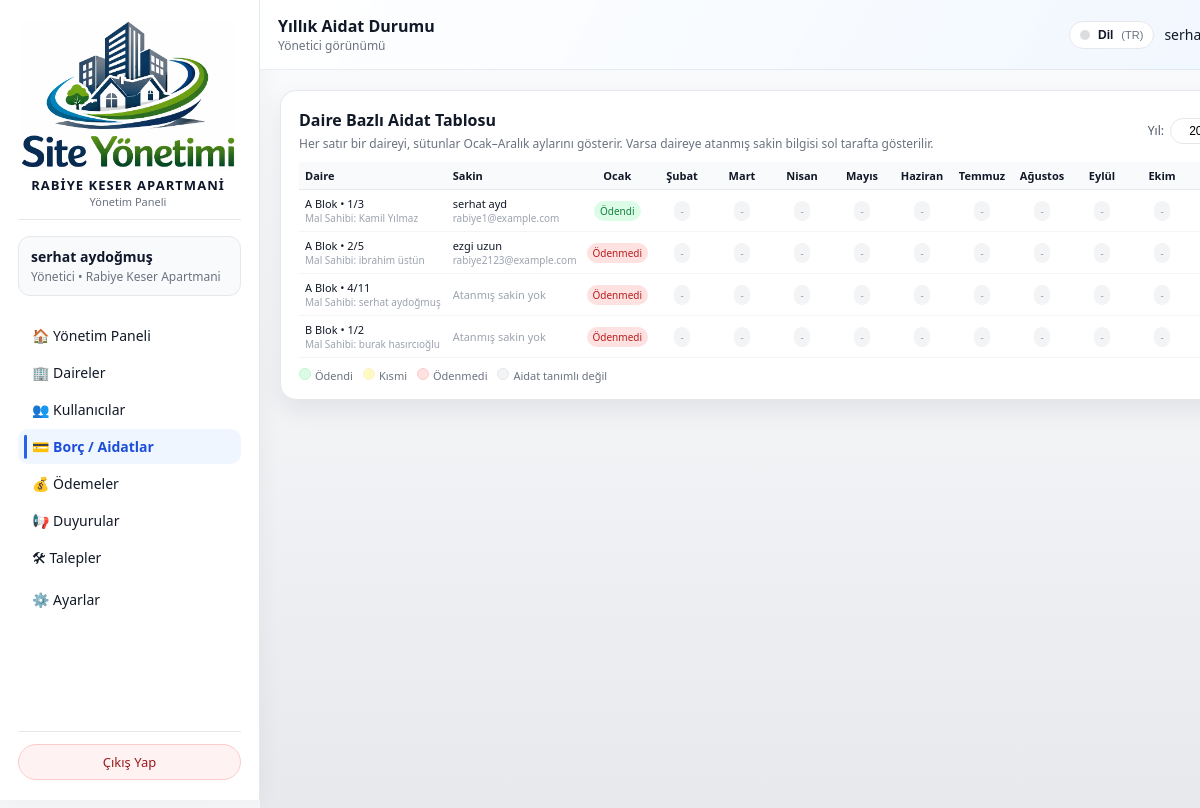
/admin/dues-summary (signed in), run on an earlier commit of the app's database.
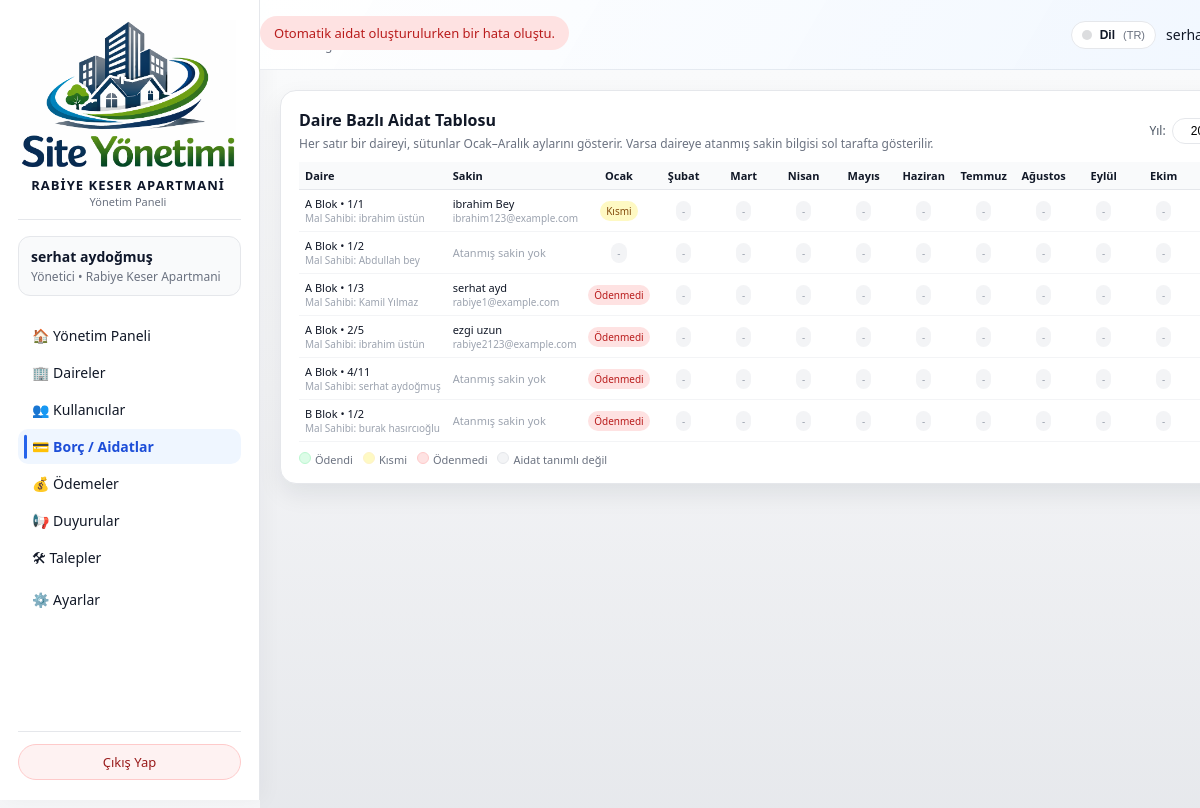
And on a later commit of the database.
### models/apartment_model.py (models this page shows, shortened)
class Apartment(db.Model):
    __tablename__ = "apartments"
    id = db.Column(db.Integer, primary_key=True)
    site_id = db.Column(db.Integer, db.ForeignKey("sites.id"), nullable=False)
    block = db.Column(db.String(50), nullable=False)
    floor = db.Column(db.String(20), nullable=False)
    number = db.Column(db.String(20), nullable=False)
    area_m2 = db.Column(db.Float, nullable=True)
    owner_name = db.Column(db.String(120))
    owner_phone = db.Column(db.String(32))
    notes = db.Column(db.Text)
    users = db.relationship("User", backref="apartment", lazy="dynamic")
    bills = db.relationship("Bill", backref="apartment", lazy="dynamic")
    payments = db.relationship("Payment", backref="apartment", lazy="dynamic")
    tickets = db.relationship("Ticket", backref="apartment", lazy="dynamic")

### models/user_model.py (models this page shows, shortened)
class User(db.Model):
    __tablename__ = "users"
    id = db.Column(db.Integer, primary_key=True)
    name = db.Column(db.String(120), nullable=False)
    email = db.Column(db.String(120), unique=True, nullable=False, index=True)
    phone = db.Column(db.String(32), nullable=True)
    password_hash = db.Column(db.String(255), nullable=False)
    role = db.Column(db.String(20), nullable=False, default="resident")
    site_id = db.Column(db.Integer, db.ForeignKey("sites.id"), nullable=True)
    apartment_id = db.Column(
        db.Integer,
        db.ForeignKey("apartments.id"),
        nullable=True,
    )
    is_active = db.Column(db.Boolean, default=True, nullable=False)

### routes/admin_routes.py (the view)
@admin_bp.route("/dues-summary", methods=["GET"])
@admin_required
def dues_summary():
    now = datetime.utcnow()
    current_year = now.year
    current_month = now.month
    year = request.args.get("year", type=int) or current_year
    months = [
        (1, "Ocak"),
        (2, "Şubat"),
        (3, "Mart"),
        (4, "Nisan"),
        (5, "Mayıs"),
        (6, "Haziran"),
        (7, "Temmuz"),
        (8, "Ağustos"),
        (9, "Eylül"),
        (10, "Ekim"),
        (11, "Kasım"),
        (12, "Aralık"),
    ]
    month_labels = dict(months)
    apartments = []
    try:
        apartments = (
            Apartment.query
            .order_by(
                Apartment.block.asc(),
                Apartment.floor.asc(),
                Apartment.number.asc(),
            )
            .all()
        )
    except SQLAlchemyError as exc:
        current_app.logger.exception("Aidat durumu için daire listesi alınamadı: %s", exc)
        flash("Daire listesi alınırken bir hata oluştu.", "error")
        apartments = []
    if year == current_year and apartments:
        try:
            active_apartment_ids = {apt.id for apt in apartments if apt.id is not None}
            month_start = date(year, current_month, 1)
            if current_month == 12:
                month_end = date(year + 1, 1, 1)
            else:
                month_end = date(year, current_month + 1, 1)
            existing_bills = (
                Bill.query.filter(
                    Bill.apartment_id.in_(active_apartment_ids),
                    Bill.due_date >= month_start,
                    Bill.due_date < month_end,
                )
                .all()
            )
            apartments_with_bill = {
                b.apartment_id for b in existing_bills if b.apartment_id is not None
            }
            for apt_id in active_apartment_ids:
                if apt_id in apartments_with_bill:
                    continue
                desc = f"{year} {month_labels.get(current_month, str(current_month))} aidatı"
                auto_bill = Bill(
                    apartment_id=apt_id,
                    description=desc,
                    amount=get_default_monthly_dues_amount(),
                    status="open",
                    type="aidat",
                    due_date=month_start,
                    created_at=datetime.utcnow(),
                )
                db.session.add(auto_bill)
            db.session.commit()
        except SQLAlchemyError as exc:
            db.session.rollback()
            current_app.logger.exception("Otomatik aylık aidat oluşturulamadı: %s", exc)
            flash("Otomatik aidat oluşturulurken bir hata oluştu.", "error")
    start_date = date(year, 1, 1)
    end_date = date(year + 1, 1, 1)
    bills = []
    payments = []
    bill_totals = defaultdict(Decimal)
    bill_key_by_id = {}
    try:
        bills = (
            Bill.query
            .filter(
                Bill.due_date >= start_date,
                Bill.due_date < end_date,
            )
            .all()
        )
        for b in bills:
            if not b.apartment_id or not b.due_date:
                continue
            key = (b.apartment_id, b.due_date.month)
            bill_totals[key] += Decimal(b.amount or 0)
            bill_key_by_id[b.id] = key
        if bill_key_by_id:
            payments = (
                Payment.query
                .filter(Payment.bill_id.in_(bill_key_by_id.keys()))
                .all()
            )
        else:
            payments = []
        paid_totals = defaultdict(Decimal)
        for p in payments:
            if not p.bill_id:
                continue
            key = bill_key_by_id.get(p.bill_id)
            if not key:
                continue
            paid_totals[key] += Decimal(p.amount or 0)
        status_map = {}
        for key, total_bill in bill_totals.items():
            total_paid = paid_totals.get(key, Decimal("0"))
            if total_bill <= 0:
                continue
            if total_paid >= total_bill:
                status_map[key] = "paid"
            elif total_paid > 0:
                status_map[key] = "partial"
            else:
                status_map[key] = "open"
    except SQLAlchemyError as exc:
        current_app.logger.exception("Aidat durumu hesaplanamadı: %s", exc)
        flash("Aidat durumu hesaplanırken bir hata oluştu.", "error")
        status_map = {}
        bill_totals = {}
    resident_by_apartment = {}
    try:
        residents = (
            User.query
            .filter(
                User.role == "resident",
                User.is_active == True,  # noqa: E712
                User.apartment_id.isnot(None),
            )
            .order_by(User.name.asc())
            .all()
        )
        for u in residents:
            if u.apartment_id not in resident_by_apartment:
                resident_by_apartment[u.apartment_id] = u
    except SQLAlchemyError as exc:
        current_app.logger.exception("Sakin listesi alınamadı: %s", exc)
        flash("Sakin listesi alınırken bir hata oluştu.", "error")
        resident_by_apartment = {}
    rows = []
    for apt in apartments:
        monthly_status = {}
        for m_num, _m_label in months:
            key = (apt.id, m_num)
            if key in status_map:
                monthly_status[m_num] = status_map[key]
            else:
                monthly_status[m_num] = None  # O ay için borç yok
        resident = resident_by_apartment.get(apt.id)
        rows.append(
            {
                "apartment": apt,
                "resident": resident,
                "monthly": monthly_status,
            }
        )
    return render_template(
        "admin/aidat_durumu.html",
        year=year,
        current_year=current_year,
        months=months,
        rows=rows,
    )

### routes/admin_routes.py (called while the page is built)
def admin_required(view_func):
    @wraps(view_func)
    def wrapped_view(*args, **kwargs):
        user_id = session.get("user_id")
        role = session.get("user_role")
        if not user_id:
            flash("Devam etmek için lütfen giriş yapın.", "info")
            return redirect(url_for("auth.login"))
        if role not in ("admin", "super_admin"):
            flash("Bu alana sadece yönetici kullanıcılar erişebilir.", "error")
            return redirect(url_for("index"))
        return view_func(*args, **kwargs)
    return wrapped_view

@admin_bp.app_context_processor
def inject_site_name():
    name = session.get("site_name")
    if not name:
        name = get_site_display_name()  # DB'den oku (SystemSetting)
        session["site_name"] = name
    return {"current_site_name": name}

@admin_bp.app_context_processor
def inject_site_name():
    name = session.get("site_name")
    if not name:
        name = get_site_display_name()  # DB'den oku (SystemSetting)
        session["site_name"] = name
    return {"current_site_name": name}

### templates/admin/aidat_durumu.html (shortened to what the changed rows need)
{% extends "base.html" %}
{% set LANG = session.get('lang','tr') %}
{% macro tp(k) -%}
  {{ I18N_PAGE.get(LANG, I18N_PAGE['tr']).get(k, I18N_PAGE['tr'].get(k, k)) }}
{%- endmacro %}
{% set MONTHS = {
  'tr': {1:"Ocak",2:"Şubat",3:"Mart",4:"Nisan",5:"Mayıs",6:"Haziran",7:"Temmuz",8:"Ağustos",9:"Eylül",10:"Ekim",11:"Kasım",12:"Aralık"},
  'en': {1:"January",2:"February",3:"March",4:"April",5:"May",6:"June",7:"July",8:"August",9:"September",10:"October",11:"November",12:"December"},
  'me': {1:"Januar",2:"Februar",3:"Mart",4:"April",5:"Maj",6:"Jun",7:"Jul",8:"Avgust",9:"Septembar",10:"Oktobar",11:"Novembar",12:"Decembar"},
  'ru': {1:"Январь",2:"Февраль",3:"Март",4:"Апрель",5:"Май",6:"Июнь",7:"Июль",8:"Август",9:"Сентябрь",10:"Октябрь",11:"Ноябрь",12:"Декабрь"}
} %}
{% block topbar_title %}{{ tp('topbar_title') }}{% endblock %}
{% block content %}
<div class="card" style="overflow-x:auto;">
  <div style="display:flex; justify-content:space-between; align-items:center; gap:8px; margin-bottom:10px; flex-wrap:wrap;">
    <div>
      <h2 style="font-size:16px; margin:0 0 4px;">{{ tp('table_title') }}</h2>
      <p style="font-size:12px; color:#6b7280; margin:0;">
        {{ tp('table_desc') }}
      </p>
    </div>
    <form method="get" style="display:flex; gap:6px; align-items:center;">
      <label for="year" style="font-size:12px; color:#4b5563;">{{ tp('year') }}:</label>
      <input
        type="number"
        id="year"
        name="year"
        value="{{ year }}"
        min="{{ current_year - 5 }}"
        max="{{ current_year + 1 }}"
        style="width:80px; padding:5px 7px; border-radius:999px; border:1px solid #e5e7eb; font-size:12px; text-align:center;">
    </form>
  </div>
  {% if rows %}
    <div style="width:100%; overflow-x:auto;">
      <table style="border-collapse:collapse; min-width:720px; font-size:11px;">
        <thead>
          <tr style="background:#f9fafb; border-bottom:1px solid #e5e7eb;">
            <th style="text-align:left; padding:6px 6px;">{{ tp('col_apartment') }}</th>
            <th style="text-align:left; padding:6px 6px;">{{ tp('col_resident') }}</th>
            {% for m_num, m_label in months %}
              <th style="text-align:center; padding:6px 4px; min-width:60px;">
                {{ MONTHS.get(LANG, MONTHS['tr'])[m_num] }}
              </th>
            {% endfor %}
          </tr>
        </thead>
        <tbody>
          {% for row in rows %}
            {% set apt = row.apartment %}
            {% set res = row.resident %}
            <tr style="border-bottom:1px solid #f3f4f6;">
              <td style="padding:6px 6px; white-space:nowrap;">
                {% if apt %}
                  {{ apt.block }} Blok • {{ apt.floor }}/{{ apt.number }}
                  {% if apt.owner_name %}
                    <div style="font-size:10px; color:#9ca3af;">
                      {{ tp('owner') }}: {{ apt.owner_name }}
                    </div>
                  {% endif %}
                {% else %}
                  <span style="color:#9ca3af;">{{ tp('undefined_apartment') }}</span>
                {% endif %}
              </td>
              <td style="padding:6px 6px; white-space:nowrap;">
                {% if res %}
                  {{ res.name }}
                  <div style="font-size:10px; color:#9ca3af;">
                    {{ res.email }}
                  </div>
                {% else %}
                  <span style="color:#9ca3af; font-size:11px;">{{ tp('no_assigned_resident') }}</span>
                {% endif %}
              </td>
              {% for m_num, m_label in months %}
                {% set st = row.monthly[m_num] %}
                <td style="padding:4px 4px; text-align:center;">
                  {% if st == 'paid' %}
                    <span style="display:inline-flex; align-items:center; justify-content:center;
                                 padding:3px 6px; border-radius:999px; font-size:10px;
                                 background:#dcfce7; color:#15803d;">
                      {{ tp('paid') }}
                    </span>
                  {% elif st == 'partial' %}
                    <span style="display:inline-flex; align-items:center; justify-content:center;
                                 padding:3px 6px; border-radius:999px; font-size:10px;
                                 background:#fef9c3; color:#854d0e;">
                      {{ tp('partial') }}
                    </span>
                  {% elif st == 'open' %}
                    <span style="display:inline-flex; align-items:center; justify-content:center;
                                 padding:3px 6px; border-radius:999px; font-size:10px;
                                 background:#fee2e2; color:#b91c1c;">
                      {{ tp('unpaid') }}
                    </span>
                  {% else %}
                    <span style="display:inline-flex; align-items:center; justify-content:center;
                                 padding:3px 6px; border-radius:999px; font-size:10px;
                                 background:#f3f4f6; color:#9ca3af;">
                      {{ tp('not_defined') }}
                    </span>
                  {% endif %}
                </td>
              {% endfor %}
            </tr>
          {% endfor %}
        </tbody>
      </table>
    </div>
    <div style="margin-top:10px; font-size:11px; color:#6b7280; display:flex; flex-wrap:wrap; gap:10px;">
      <div><span style="display:inline-block; width:12px; height:12px; border-radius:999px; background:#dcfce7; border:1px solid #bbf7d0; margin-right:4px;"></span>{{ tp('legend_paid') }}</div>
      <div><span style="display:inline-block; width:12px; height:12px; border-radius:999px; background:#fef9c3; border:1px solid #fef3c7; margin-right:4px;"></span>{{ tp('legend_partial') }}</div>
      <div><span style="display:inline-block; width:12px; height:12px; border-radius:999px; background:#fee2e2; border:1px solid #fecaca; margin-right:4px;"></span>{{ tp('legend_unpaid') }}</div>
      <div><span style="display:inline-block; width:12px; height:12px; border-radius:999px; background:#f3f4f6; border:1px solid #e5e7eb; margin-right:4px;"></span>{{ tp('legend_not_defined') }}</div>
    </div>
  {% else %}
    <p style="font-size:13px; color:#6b7280; margin-top:8px;">
      {{ tp('no_data') }}
    </p>
  {% endif %}
</div>
{% endblock %}

What changed in the data, as far as the page shows it:
added Apartment: block "A", floor "1", number "1", owner_name "ibrahim üstün"
added User: name "ibrahim Bey", email "ibrahim123@example.com"
added Apartment: block "A", floor "1", number "2", owner_name "Abdullah bey"
Also different on the page:
{{ I18N.get(LANG, I18N['tr']).get(k, I18N['tr'].get(k, k)) }}: "Yönetim Paneli Yönetici • Yönetim Paneli Daireler Kullanıcılar Borç / Aidatlar Ödemeler Duyurular Talepler Ayarlar Çıkış Yap Yönetici görünümü Dil" → "Yönetim Paneli Yönetici • Yönetim Paneli Daireler Kullanıcılar Borç / Aidatlar Ödemeler Duyurular Talepler Ayarlar Çıkış Yap Dil"
{{ I18N_PAGE.get(LANG, I18N_PAGE['tr']).get(k, I18N_PAGE['tr'].get(k, k)) }}: "Yıllık Aidat Durumu Daire Bazlı Aidat Tablosu…" → "Daire Bazlı Aidat Tablosu…"
new list line: "Otomatik aidat oluşturulurken bir hata oluştu."
new list line: "Blok • / Mal Sahibi : Kısmi - - - - - - - - -"
new list line: "Blok • / Mal Sahibi Atanmış sakin yok : - - - - - - - - - -"
list line gone: "Ödendi"
new list line: "Ödenmedi"
